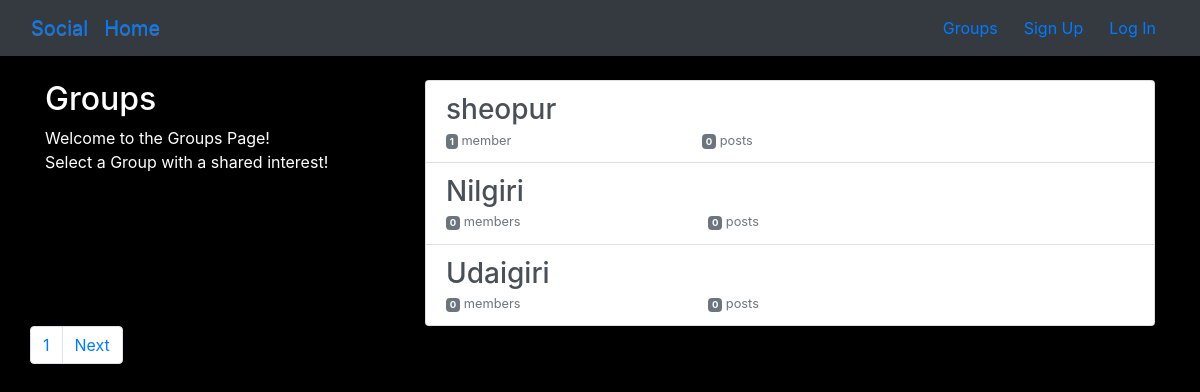
The app's page /groups/ with its own data.
### groups/models.py (models this page shows, shortened)
class Group(models.Model):
    name = models.CharField(max_length=250,unique=True)
    slug = models.SlugField(allow_unicode=True,unique=True)
    description = models.TextField(blank=True,default='')
    description_html = models.TextField(editable=True,blank=True,default='')
    members = models.ManyToManyField(User,through='GroupMember')
    def __str__(self):
        return self.name
    class Meta:
        ordering=['name']

### groups/views.py (the view)
# urls.py: path('', views.ListGroups.as_view(),name='all'),
class ListGroups(generic.ListView):
    model = Group
    ordering = 'id'
    paginate_by = 3

### groups/templates/groups/group_list.html (shortened to what this page needs)
{% extends 'groups/group_base.html' %}
{% block pregroup %}
<div class="col-md-4">
  <div class="content">
      <h2>Groups</h2>
      <p>Welcome to the Groups Page! <br>Select a Group with a shared interest!</p>
  </div>
</div>
{% endblock%}
{% block group_content %}
 <div class="col-md-8">
   <div class="list-group">
     {% for group in object_list %}
        <a href="{% url 'groups:single' slug=group.slug %}"
         class="list-group-item list-group-item-action flex-column align-item-start">
          <h3 class="mb-1">{{group.name}}</h3>
          <div class="d-flex w-40 justify-content-between">
            <small class="text-muted"><span class="badge badge-secondary">
              {{group.members.count}}</span> member{{group.members.count|pluralize}}</small>
            <small class="text-muted"><span class='badge badge-secondary'>
             {{group.posts.count}}</span> post{{group.posts.count|pluralize}}</small>
          </div>
        </a>
      {% endfor%}
      </div>
   </div>
   <br>
   <nav aria-label="Page navigation example">
    <ul class="pagination">
      <li class="page-item"><a class="page-link" href="?page={{page_obj.number}}">1</a></li>
      {% if page_obj.has_next %}
        <li class="page-item"><a class="page-link" href="?page={{page_obj.next_page_number}}">Next</a></li>
      {% endif %}
    </ul>
{% endblock%}

### static/simplesocial/css/master.css (style rules this page uses)
body { margin: 0; overflow: hidden; background-color: black; color:white; }

### records on screen
Group: name "sheopur", members.count "1", posts.count "0"
Group: name "Nilgiri", members.count "0", posts.count "0"
Group: name "Udaigiri", members.count "0", posts.count "0"
